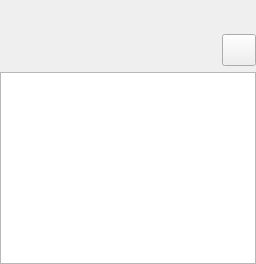
<?xml version="1.0" encoding="UTF-8"?>
<ui version="4.0">
 <class>PaneWidget</class>
 <widget class="QWidget" name="PaneWidget">
  <layout class="QVBoxLayout" name="paneRootLayout">
   <property name="leftMargin">
    <number>0</number>
   </property>
   <property name="topMargin">
    <number>0</number>
   </property>
   <property name="rightMargin">
    <number>0</number>
   </property>
   <property name="bottomMargin">
    <number>0</number>
   </property>
   <item>
    <widget class="QWidget" name="tabBarHost">
     <property name="minimumSize">
      <size>
       <width>0</width>
       <height>28</height>
      </size>
     </property>
     <property name="maximumSize">
      <size>
       <width>16777215</width>
       <height>28</height>
      </size>
     </property>
    </widget>
   </item>
   <item>
    <widget class="QWidget" name="paneTopBar">
     <property name="minimumSize">
      <size>
       <width>0</width>
       <height>32</height>
      </size>
     </property>
     <property name="maximumSize">
      <size>
       <width>16777215</width>
       <height>32</height>
      </size>
     </property>
     <layout class="QHBoxLayout" name="paneTopBarLayout">
      <property name="leftMargin">
       <number>0</number>
      </property>
      <property name="topMargin">
       <number>0</number>
      </property>
      <property name="rightMargin">
       <number>0</number>
      </property>
      <property name="bottomMargin">
       <number>0</number>
      </property>
      <item>
       <widget class="QWidget" name="pathBarContainer">
        <property name="minimumSize">
         <size>
          <width>0</width>
          <height>32</height>
         </size>
        </property>
        <property name="maximumSize">
         <size>
          <width>16777215</width>
          <height>32</height>
         </size>
        </property>
       </widget>
      </item>
      <item>
       <widget class="QToolButton" name="btnViewMode">
        <property name="minimumSize">
         <size>
          <width>34</width>
          <height>32</height>
         </size>
        </property>
        <property name="text">
         <string/>
        </property>
       </widget>
      </item>
     </layout>
    </widget>
   </item>
   <item>
    <widget class="QTreeView" name="fileTree">
     <property name="minimumSize">
      <size>
       <width>0</width>
       <height>0</height>
      </size>
     </property>
    </widget>
   </item>
  </layout>
 </widget>
 <resources/>
 <connections/>
</ui>
